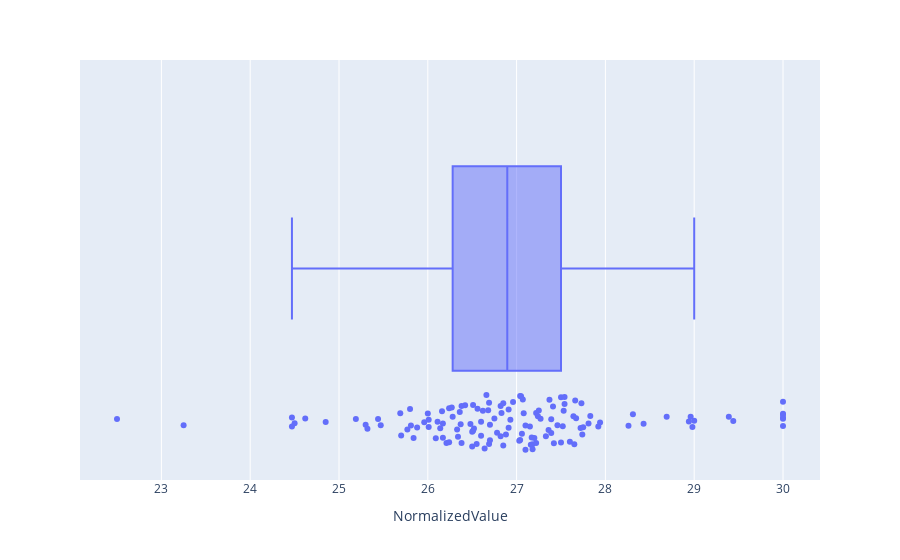

Here is the notebook cell this chart was saved with:
### Code cell
import plotly.express as px

# graph box plot for normalized value
fig = px.box(df10, x="NormalizedValue", points="all")
fig.show()

### Figure 1 — Plotly figure (JSON) as saved in the notebook; plotly's stock layout.template omitted (floating-point values rounded to 4 significant figures; data arrays with more than 128 entries replaced by an {"elided": "..."} marker saying what was removed)
{"data": [{"alignmentgroup": "True", "boxpoints": "all", "hovertemplate": "NormalizedValue=%{x}<extra></extra>", "legendgroup": "", "marker": {"color": "#636efa"}, "name": "", "notched": false, "offsetgroup": "", "orientation": "h", "showlegend": false, "type": "box", "x": {"elided": "134 float values"}, "x0": " ", "xaxis": "x", "y0": " ", "yaxis": "y"}], "layout": {"boxmode": "group", "legend": {"tracegroupgap": 0}, "margin": {"t": 60}, "xaxis": {"anchor": "y", "domain": [0, 1], "title": {"text": "NormalizedValue"}}, "yaxis": {"anchor": "x", "domain": [0, 1]}}}
